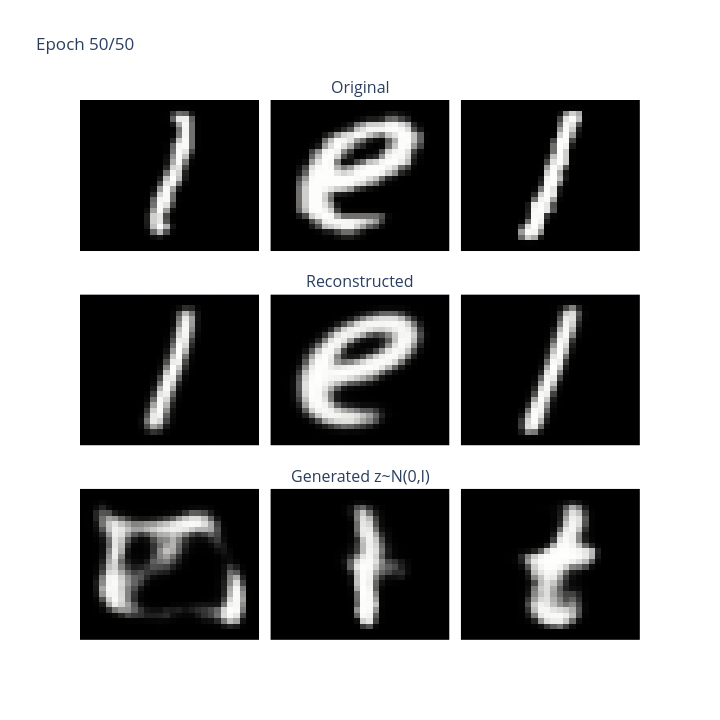

Notebook source saved alongside this figure:
### Code cell
model, optimizer, start_epoch, best_test_loss, history = init_training()

epoch_list      = history['epoch_list']
train_loss_list = history['train_loss_list']
test_loss_list  = history['test_loss_list']

early_stopping = EarlyStopping(
    EARLY_STOPPING_PATIENCE, EARLY_STOPPING_MIN_DELTA,
    enabled=EARLY_STOPPING, initial_best=best_test_loss,
)

fixed_images, _ = next(iter(train_loader))
fixed_images = fixed_images[:3]

for epoch in range(start_epoch, EPOCHS + 1):
    train_loss = train_one_epoch(model, train_loader, optimizer, device)
    test_loss  = evaluate(model, test_loader, device)

    epoch_list.append(epoch)
    train_loss_list.append(train_loss)
    test_loss_list.append(test_loss)

    print(f'Epoch [{epoch:03d}/{EPOCHS}]  '
          f'Train: {train_loss:.4f}  '
          f'Test: {test_loss:.4f}')

    # periodic checkpoint
    if epoch % CHECKPOINT_EVERY == 0 or epoch == EPOCHS:
        ckpt_path = os.path.join(CKPT_DIR, f'vae_epoch_{epoch:03d}.ckpt')
        save_checkpoint(ckpt_path, model, optimizer, epoch, train_loss, test_loss, history)
        prune_old_checkpoints(KEEP_LAST)
        print(f'  ↳ checkpoint saved: {ckpt_path}')

    # best model so far (survives a Colab disconnect)
    if test_loss < best_test_loss:
        best_test_loss = test_loss
        save_checkpoint(os.path.join(CKPT_DIR, 'vae_best.ckpt'), model, optimizer, epoch, train_loss, test_loss, history)

    # early stopping
    stop, reason = early_stopping.step(test_loss)
    if stop:
        print(f'\nEarly stopping at epoch {epoch}: {reason}.')
        print(f'Best test loss: {best_test_loss:.4f} (saved as {CKPT_DIR}/vae_best.ckpt)')
        break

    if epoch % 5 == 0 or epoch == 1:
        show_examples(model, fixed_images, epoch, device)

print('Training complete!')
print(f'Best test loss: {best_test_loss:.4f}  (saved as {CKPT_DIR}/vae_best.ckpt)')

### Figure 1 — Plotly figure (JSON) as saved in the notebook; plotly's stock layout.template omitted (floating-point values rounded to 4 significant figures; data arrays with more than 128 entries replaced by an {"elided": "..."} marker saying what was removed)
{"data": [{"colorscale": [[0, "rgb(0, 0, 0)"], [0.09091, "rgb(16, 16, 16)"], [0.1818, "rgb(38, 38, 38)"], [0.2727, "rgb(59, 59, 59)"], [0.3636, "rgb(81, 80, 80)"], [0.4545, "rgb(102, 101, 101)"], [0.5455, "rgb(124, 123, 122)"], [0.6364, "rgb(146, 146, 145)"], [0.7273, "rgb(171, 171, 170)"], [0.8182, "rgb(197, 197, 195)"], [0.9091, "rgb(224, 224, 223)"], [1, "rgb(254, 254, 253)"]], "showscale": false, "type": "heatmap", "xaxis": "x", "yaxis": "y", "z": {"elided": "28x28 float values"}}, {"colorscale": [[0, "rgb(0, 0, 0)"], [0.09091, "rgb(16, 16, 16)"], [0.1818, "rgb(38, 38, 38)"], [0.2727, "rgb(59, 59, 59)"], [0.3636, "rgb(81, 80, 80)"], [0.4545, "rgb(102, 101, 101)"], [0.5455, "rgb(124, 123, 122)"], [0.6364, "rgb(146, 146, 145)"], [0.7273, "rgb(171, 171, 170)"], [0.8182, "rgb(197, 197, 195)"], [0.9091, "rgb(224, 224, 223)"], [1, "rgb(254, 254, 253)"]], "showscale": false, "type": "heatmap", "xaxis": "x2", "yaxis": "y2", "z": {"elided": "28x28 float values"}}, {"colorscale": [[0, "rgb(0, 0, 0)"], [0.09091, "rgb(16, 16, 16)"], [0.1818, "rgb(38, 38, 38)"], [0.2727, "rgb(59, 59, 59)"], [0.3636, "rgb(81, 80, 80)"], [0.4545, "rgb(102, 101, 101)"], [0.5455, "rgb(124, 123, 122)"], [0.6364, "rgb(146, 146, 145)"], [0.7273, "rgb(171, 171, 170)"], [0.8182, "rgb(197, 197, 195)"], [0.9091, "rgb(224, 224, 223)"], [1, "rgb(254, 254, 253)"]], "showscale": false, "type": "heatmap", "xaxis": "x3", "yaxis": "y3", "z": {"elided": "28x28 float values"}}, {"colorscale": [[0, "rgb(0, 0, 0)"], [0.09091, "rgb(16, 16, 16)"], [0.1818, "rgb(38, 38, 38)"], [0.2727, "rgb(59, 59, 59)"], [0.3636, "rgb(81, 80, 80)"], [0.4545, "rgb(102, 101, 101)"], [0.5455, "rgb(124, 123, 122)"], [0.6364, "rgb(146, 146, 145)"], [0.7273, "rgb(171, 171, 170)"], [0.8182, "rgb(197, 197, 195)"], [0.9091, "rgb(224, 224, 223)"], [1, "rgb(254, 254, 253)"]], "showscale": false, "type": "heatmap", "xaxis": "x4", "yaxis": "y4", "z": {"elided": "28x28 float values"}}, {"colorscale": [[0, "rgb(0, 0, 0)"], [0.09091, "rgb(16, 16, 16)"], [0.1818, "rgb(38, 38, 38)"], [0.2727, "rgb(59, 59, 59)"], [0.3636, "rgb(81, 80, 80)"], [0.4545, "rgb(102, 101, 101)"], [0.5455, "rgb(124, 123, 122)"], [0.6364, "rgb(146, 146, 145)"], [0.7273, "rgb(171, 171, 170)"], [0.8182, "rgb(197, 197, 195)"], [0.9091, "rgb(224, 224, 223)"], [1, "rgb(254, 254, 253)"]], "showscale": false, "type": "heatmap", "xaxis": "x5", "yaxis": "y5", "z": {"elided": "28x28 float values"}}, {"colorscale": [[0, "rgb(0, 0, 0)"], [0.09091, "rgb(16, 16, 16)"], [0.1818, "rgb(38, 38, 38)"], [0.2727, "rgb(59, 59, 59)"], [0.3636, "rgb(81, 80, 80)"], [0.4545, "rgb(102, 101, 101)"], [0.5455, "rgb(124, 123, 122)"], [0.6364, "rgb(146, 146, 145)"], [0.7273, "rgb(171, 171, 170)"], [0.8182, "rgb(197, 197, 195)"], [0.9091, "rgb(224, 224, 223)"], [1, "rgb(254, 254, 253)"]], "showscale": false, "type": "heatmap", "xaxis": "x6", "yaxis": "y6", "z": {"elided": "28x28 float values"}}, {"colorscale": [[0, "rgb(0, 0, 0)"], [0.09091, "rgb(16, 16, 16)"], [0.1818, "rgb(38, 38, 38)"], [0.2727, "rgb(59, 59, 59)"], [0.3636, "rgb(81, 80, 80)"], [0.4545, "rgb(102, 101, 101)"], [0.5455, "rgb(124, 123, 122)"], [0.6364, "rgb(146, 146, 145)"], [0.7273, "rgb(171, 171, 170)"], [0.8182, "rgb(197, 197, 195)"], [0.9091, "rgb(224, 224, 223)"], [1, "rgb(254, 254, 253)"]], "showscale": false, "type": "heatmap", "xaxis": "x7", "yaxis": "y7", "z": {"elided": "28x28 float values"}}, {"colorscale": [[0, "rgb(0, 0, 0)"], [0.09091, "rgb(16, 16, 16)"], [0.1818, "rgb(38, 38, 38)"], [0.2727, "rgb(59, 59, 59)"], [0.3636, "rgb(81, 80, 80)"], [0.4545, "rgb(102, 101, 101)"], [0.5455, "rgb(124, 123, 122)"], [0.6364, "rgb(146, 146, 145)"], [0.7273, "rgb(171, 171, 170)"], [0.8182, "rgb(197, 197, 195)"], [0.9091, "rgb(224, 224, 223)"], [1, "rgb(254, 254, 253)"]], "showscale": false, "type": "heatmap", "xaxis": "x8", "yaxis": "y8", "z": {"elided": "28x28 float values"}}, {"colorscale": [[0, "rgb(0, 0, 0)"], [0.09091, "rgb(16, 16, 16)"], [0.1818, "rgb(38, 38, 38)"], [0.2727, "rgb(59, 59, 59)"], [0.3636, "rgb(81, 80, 80)"], [0.4545, "rgb(102, 101, 101)"], [0.5455, "rgb(124, 123, 122)"], [0.6364, "rgb(146, 146, 145)"], [0.7273, "rgb(171, 171, 170)"], [0.8182, "rgb(197, 197, 195)"], [0.9091, "rgb(224, 224, 223)"], [1, "rgb(254, 254, 253)"]], "showscale": false, "type": "heatmap", "xaxis": "x9", "yaxis": "y9", "z": {"elided": "28x28 float values"}}], "layout": {"annotations": [{"font": {"size": 16}, "showarrow": false, "text": "Original", "x": 0.5, "xanchor": "center", "xref": "paper", "y": 1, "yanchor": "bottom", "yref": "paper"}, {"font": {"size": 16}, "showarrow": false, "text": "Reconstructed", "x": 0.5, "xanchor": "center", "xref": "paper", "y": 0.64, "yanchor": "bottom", "yref": "paper"}, {"font": {"size": 16}, "showarrow": false, "text": "Generated z~N(0,I)", "x": 0.5, "xanchor": "center", "xref": "paper", "y": 0.28, "yanchor": "bottom", "yref": "paper"}], "height": 720, "title": {"text": "Epoch 50/50"}, "width": 720, "xaxis": {"anchor": "y", "domain": [0, 0.32], "showticklabels": false}, "xaxis2": {"anchor": "y2", "domain": [0.34, 0.66], "showticklabels": false}, "xaxis3": {"anchor": "y3", "domain": [0.68, 1], "showticklabels": false}, "xaxis4": {"anchor": "y4", "domain": [0, 0.32], "showticklabels": false}, "xaxis5": {"anchor": "y5", "domain": [0.34, 0.66], "showticklabels": false}, "xaxis6": {"anchor": "y6", "domain": [0.68, 1], "showticklabels": false}, "xaxis7": {"anchor": "y7", "domain": [0, 0.32], "showticklabels": false}, "xaxis8": {"anchor": "y8", "domain": [0.34, 0.66], "showticklabels": false}, "xaxis9": {"anchor": "y9", "domain": [0.68, 1], "showticklabels": false}, "yaxis": {"anchor": "x", "autorange": "reversed", "domain": [0.72, 1], "showticklabels": false}, "yaxis2": {"anchor": "x2", "autorange": "reversed", "domain": [0.72, 1], "showticklabels": false}, "yaxis3": {"anchor": "x3", "autorange": "reversed", "domain": [0.72, 1], "showticklabels": false}, "yaxis4": {"anchor": "x4", "autorange": "reversed", "domain": [0.36, 0.64], "showticklabels": false}, "yaxis5": {"anchor": "x5", "autorange": "reversed", "domain": [0.36, 0.64], "showticklabels": false}, "yaxis6": {"anchor": "x6", "autorange": "reversed", "domain": [0.36, 0.64], "showticklabels": false}, "yaxis7": {"anchor": "x7", "autorange": "reversed", "domain": [0, 0.28], "showticklabels": false}, "yaxis8": {"anchor": "x8", "autorange": "reversed", "domain": [0, 0.28], "showticklabels": false}, "yaxis9": {"anchor": "x9", "autorange": "reversed", "domain": [0, 0.28], "showticklabels": false}}}
